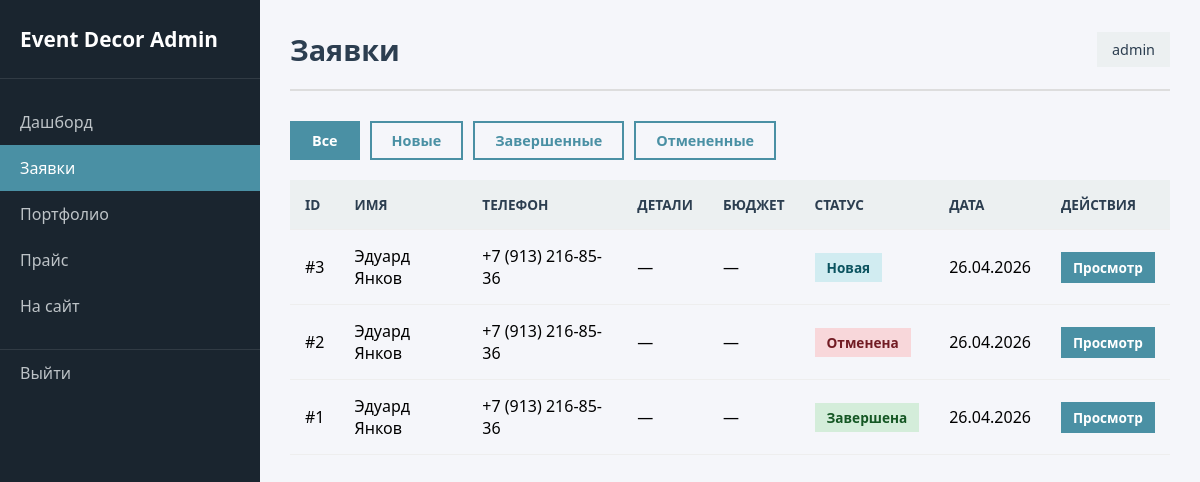
/admin/orders (signed in), run on the app's committed database.
### app.py (models this page shows)
class Order(db.Model):
    id = db.Column(db.Integer, primary_key=True)
    name = db.Column(db.String(100), nullable=False)
    phone = db.Column(db.String(20), nullable=False)
    email = db.Column(db.String(100), default='')
    event_date = db.Column(db.String(50))
    event_type = db.Column(db.String(50))
    sub_type = db.Column(db.String(50))
    budget = db.Column(db.String(50))
    message = db.Column(db.Text)
    status = db.Column(db.String(20), default='new')  # new, completed, cancelled
    created_at = db.Column(db.DateTime, default=datetime.utcnow)

### app.py (the view)
@app.route('/admin/orders')
@login_required
def admin_orders():
    status_filter = request.args.get('status')
    if status_filter:
        orders = Order.query.filter_by(status=status_filter).order_by(Order.created_at.desc()).all()
    else:
        orders = Order.query.order_by(Order.created_at.desc()).all()
    return render_template('admin/orders.html', orders=orders)

### app.py (called while the page is built)
def login_required(f):
    @wraps(f)
    def decorated_function(*args, **kwargs):
        if 'logged_in' not in session:
            flash('Пожалуйста, войдите в систему', 'warning')
            return redirect(url_for('admin_login'))
        return f(*args, **kwargs)
    return decorated_function

### templates/admin/orders.html (shortened to what this page needs)
{% extends 'admin/base.html' %}
{% block page_title %}Заявки{% endblock %}
{% block content %}
<div class="admin-filters">
    <a href="{{ url_for('admin_orders') }}" class="filter-btn {% if not request.args.get('status') %}active{% endif %}">Все</a>
    <a href="{{ url_for('admin_orders', status='new') }}" class="filter-btn {% if request.args.get('status') == 'new' %}active{% endif %}">Новые</a>
    <a href="{{ url_for('admin_orders', status='completed') }}" class="filter-btn {% if request.args.get('status') == 'completed' %}active{% endif %}">Завершенные</a>
    <a href="{{ url_for('admin_orders', status='cancelled') }}" class="filter-btn {% if request.args.get('status') == 'cancelled' %}active{% endif %}">Отмененные</a>
</div>
<div class="table-container">
    <table class="admin-table">
        <thead>
            <tr>
                <th>ID</th>
                <th>Имя</th>
                <th>Телефон</th>
                <th>Детали</th>
                <th>Бюджет</th>
                <th>Статус</th>
                <th>Дата</th>
                <th>Действия</th>
            </tr>
        </thead>
        <tbody>
            {% for order in orders %}
            <tr>
                <td>#{{ order.id }}</td>
                <td>{{ order.name }}</td>
                <td>{{ order.phone }}</td>
                <td>{{ order.event_type or '—' }}{% if order.sub_type %} ({{ order.sub_type }}){% endif %}</td>
                <td>{{ order.budget or '—' }}</td>
                <td>
                    <span class="status-badge status-{{ order.status }}">
                        {% if order.status == 'new' %}Новая
                        {% elif order.status == 'completed' %}Завершена
                        {% elif order.status == 'cancelled' %}Отменена{% endif %}
                    </span>
                </td>
                <td>{{ order.created_at.strftime('%d.%m.%Y') }}</td>
                <td>
                    <a href="{{ url_for('admin_order_detail', id=order.id) }}" class="btn btn-sm btn-primary">Просмотр</a>
                </td>
            </tr>
            {% else %}
            <tr>
                <td colspan="8" class="no-data">Заявок не найдено</td>
            </tr>
            {% endfor %}
        </tbody>
    </table>
</div>
{% endblock %}

### static/css/admin.css (style rules this page uses)
:root { --admin-primary: #4a90a4; --admin-primary-dark: #3a7a8a; --admin-dark: #2c3e50; --admin-light: #ecf0f1; --admin-sidebar: #1a252f; --admin-white: #ffffff; --admin-success: #27ae60; --admin-warning: #f39c12; --admin-danger: #e74c3c; --admin-info: #3498db; }
* { margin: 0; padding: 0; box-sizing: border-box; }
body { font-family: 'Segoe UI', Tahoma, Geneva, Verdana, sans-serif; background: #f5f6fa; }
.table-container { overflow-x: auto; }
.admin-table { width: 100%; border-collapse: collapse; }
.admin-table th, .admin-table td { padding: 15px; text-align: left; border-bottom: 1px solid #eee; }
.admin-table th { background: var(--admin-light); color: var(--admin-dark); font-weight: 600; text-transform: uppercase; font-size: 0.85rem; }
.status-badge { display: inline-block; padding: 5px 12px; border-radius: 0; font-size: 0.85rem; font-weight: 600; }
.status-new { background: #d1ecf1; color: #0c5460; }
.status-completed { background: #d4edda; color: #155724; }
.status-cancelled { background: #f8d7da; color: #721c24; }
.btn { display: inline-block; padding: 10px 20px; border: none; border-radius: 0; text-decoration: none; font-weight: 600; cursor: pointer; transition: all 0.3s; font-size: 0.9rem; }
.btn-primary { background: var(--admin-primary); color: var(--admin-white); }
.btn-sm { padding: 6px 12px; font-size: 0.85rem; }
.admin-filters { display: flex; gap: 10px; margin-bottom: 20px; flex-wrap: wrap; }
.admin-filters .filter-btn { padding: 8px 20px; border: 2px solid var(--admin-primary); background: transparent; color: var(--admin-primary); text-decoration: none; border-radius: 0; font-weight: 600; font-size: 0.9rem; transition: all 0.3s; }
.admin-filters .filter-btn:hover, .admin-filters .filter-btn.active { background: var(--admin-primary); color: var(--admin-white); }

### data on the page
Order: id "3", name "Эдуард Янков", phone "+7 (913) 216-85-36", event_type "—", budget "—", status "Новая", created_at "26.04.2026"
Order: id "2", name "Эдуард Янков", phone "+7 (913) 216-85-36", event_type "—", budget "—", status "Отменена", created_at "26.04.2026"
Order: id "1", name "Эдуард Янков", phone "+7 (913) 216-85-36", event_type "—", budget "—", status "Завершена", created_at "26.04.2026"

### other printed values
{{ session.admin_username }} "admin"
